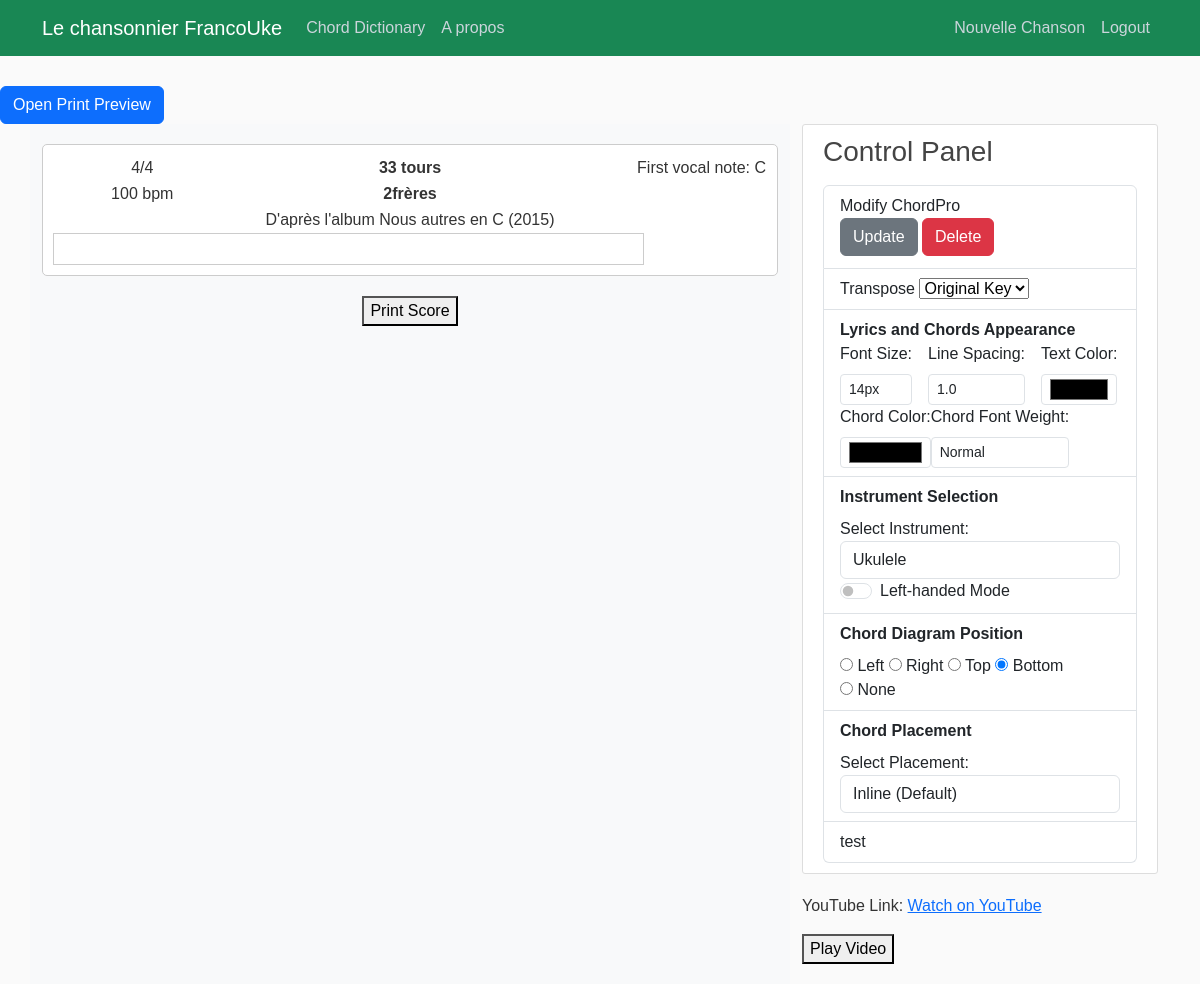
The app's page /score/253/ (signed in) with its own data.
### songbook/models.py (models this page shows, shortened)
class Song(models.Model):
    songTitle = models.CharField(max_length=100, blank=True, null=True)
    songChordPro = models.TextField()  # Original
    lyrics_with_chords = models.JSONField(null=True, blank=True)
    metadata = models.JSONField(blank=True, null=True)  # Stores metadata as JSON
    date_posted = models.DateField(default=timezone.now)
    contributor = models.ForeignKey(User, on_delete=models.CASCADE)
    abc_notation = models.TextField(blank=True, null=True, help_text="Optional ABC notation for this song.")
    tags = TaggableManager(blank=True)

### users/models.py (models this page shows)
class UserPreference(models.Model):
    user = models.OneToOneField(User, on_delete=models.CASCADE, related_name='userpreference')
    transpose_value = models.IntegerField(default=0)  # e.g., semitone adjustments
    font_size = models.CharField(max_length=5, default="14px")
    line_spacing = models.FloatField(default=1.2)
    text_color = models.CharField(max_length=7, default="#000000")  # Hex color
    chord_color = models.CharField(max_length=7, default="#FF0000")  # Hex color
    chord_weight = models.CharField(max_length=10, default="normal")
    instrument = models.CharField(
           max_length=20,
            choices=[
            ("guitar", "Guitar"),
            ("ukulele", "Ukulele"),
            ("baritone_ukulele", "Baritone Ukulele"),
            ("banjo", "Banjo"),
            ("mandolin", "Mandolin"),
        ],
           default="ukulele")
    is_lefty = models.BooleanField(default=False)
    chord_diagram_position = models.CharField(max_length=10, default="bottom")
    chord_placement = models.CharField(max_length=20, default="inline")

### songbook/views.py (the view)
# urls.py: path('score/<int:pk>/', ScoreView.as_view(),name='score'),
class ScoreView(DetailView):
    model = Song
    template_name = 'songbook/song_simplescore.html'  # Temporary template for experiments
    context_object_name = 'score'
    def get_context_data(self, **kwargs):
        context = super().get_context_data(**kwargs)
        if self.request.user.is_authenticated:
            preferences, created = UserPreference.objects.get_or_create(user=self.request.user)
            context["preferences"] = preferences
        else:
            context["preferences"] = None  # Handle unauthenticated users if necessary
        return context

### songbook/templates/songbook/song_simplescore.html (shortened to what this page needs)
{% load static %}
<!DOCTYPE html>
<html lang="en">
<head>
<link href="https://cdn.jsdelivr.net/npm/bootstrap@5.3.3/dist/css/bootstrap.min.css" rel="stylesheet">
    {% if pdf_generation %}
        <link rel="stylesheet" href="file://{{ STATIC_ROOT }}/songbook/main.css">
        <link rel="stylesheet" href="file://{{ STATIC_ROOT }}/songbook/song_simplescore.css">
    {% else %}
        <link rel="stylesheet" type="text/css" href="{% static 'songbook/main.css' %}">
        <link rel="stylesheet" href="{% static 'songbook/song_simplescore.css' %}">
    {% endif %}
</head>
<body>
    <header class="site-header">
        {% include "partials/_navbar.html" %}
      </header>
      <button type="button" class="btn btn-primary mt-3" data-bs-toggle="modal" data-bs-target="#printPreviewModal">
        Open Print Preview
    </button>
      <main role="main" class="container">
        <div class="row">
            <div class="col-8 bg-light">
                <div id="printableScore" style="background-color:#FFF; padding: 10px; border: 1px solid #ccc; border-radius: 5px; max-width: 800px; margin: 20px auto;">
                    <table id="song_header" table table-borderless style="width: 100%; margin: 0 auto; padding: 1;">
                        <tbody>
                            <tr style="height:fit-content;">
                                <td class="col-3">
                                    {% if score.metadata.timeSignature %}
                                        {{ score.metadata.timeSignature }}
                                    {% endif %}
                                </td>
                                <td class="col-6" style="text-align: center; font-weight: bolder;">{{ score.songTitle }}</td>
                                <td class="col-3" style="text-align: right;">
                                    {% if score.metadata.1stnote %}
                                        First vocal note: {{ score.metadata.1stnote }}
                                    {% endif %}
                                </td>
                            </tr>
                            <tr>
                                <td class="col-sm-3">
                                    {% if score.metadata.tempo %}
                                        {{ score.metadata.tempo }} bpm
                                {% endif %}
                                    </td>
                                <td class="col-sm-6" style="text-align: center; font-weight: bolder;">{{ score.metadata.artist }}</td>
                                <td class="col-sm-3"></td>
                            </tr>
                            <tr>
                                <td colspan="3" style="text-align: center; " id="recording">D'après l'album {{ score.metadata.album }} en {{ score.metadata.key }} ({{ score.metadata.year }})</td>
                            </tr>
                        </tbody>
                    </table>
                <div id="lyrics-and-chords" class="row">
                    <div class="col-10">
                        <div id="lyrics-container" class="lyrics-container">
                        </div>
                    </div>
                    <div id="right-chord-diagram-placeholder" class="col-2"></div>
                </div>
            </div>
        <button onclick="printDiv('printableScore')" style="display: block; margin: 20px auto;">Print Score</button>
        </div>
            <div class="col-4">
                {% include "partials/_control_panel.html" %}
            </div>
    </main>
</body>
</html>

### songbook/templates/partials/_control_panel.html (shortened to what this page needs)
{% load static %}
<div class="content-section">
    <h3>Control Panel</h3>
    <p class='text-muted'>
      <ul class="list-group">
        <li class="list-group-item list-group-item-heavy">Modify ChordPro<div>
          <a class="btn btn-secondary btn-sm-mt-1 mb-1" href ="{% url 'song-update' object.id %}">Update</a>
          <a class="btn btn-danger btn-sm-mt-1 mb-1" href ="{% url 'song-delete' object.id %}">Delete</a>
        </div>
        </li>
        <li class="list-group-item list-group-item-heavy">Transpose
          <select id="transpose-select" onchange="transposeSong(this.value)">
            <option value="0">Original Key</option>
        </select>
        </li>
        <li class="list-group-item list-group-item-heavy">
            <strong>Lyrics and Chords Appearance</strong>
            <div class="control-panel mt-12 d-flex flex-wrap align-items-center">
                <div class="me-3">
                    <label for="fontSize" class="form-label">Font Size:</label>
                    <select id="fontSize" onchange="updateStyle('fontSize', this.value)" class="form-control form-control-sm">
                        <option value="14px" {% if preferences.font_size == "14px" %}selected{% endif %}>14px</option>
                    </select>
                </div>
                <div class="me-3">
                    <label for="lineSpacing" class="form-label">Line Spacing:</label>
                    <select id="lineSpacing" onchange="updateStyle('lineHeight', this.value)" class="form-control form-control-sm">
                        <option value="1.0" {% if preferences.line_spacing == "1.0" %}selected{% endif %}>1.0</option>
                    </select>
                </div>
                <div class="me-8">
                    <label for="textColor" class="form-label">Text Color:</label>
                    <input type="color" id="textColor" onchange="updateStyle('color', this.value)" class="form-control form-control-sm">
                </div>
                <div class="me-8">
                    <label for="chordColor" class="form-label">Chord Color:</label>
                    <input type="color" id="chordColor" onchange="updateStyle('chordColor', this.value)" class="form-control form-control-sm">
                </div>
                <div class="me-8">
                    <label for="chordWeight" class="form-label">Chord Font Weight:</label>
                    <select id="chordWeight" onchange="updateStyle('chordWeight', this.value)" class="form-control form-control-sm">
                        <option value="normal">Normal</option>
                    </select>
                </div>
          </div>
      </li>
      <li class="list-group-item list-group-item-heavy">
          <strong>Instrument Selection</strong>
          <div class="control-panel mt-2">
              <label for="instrument-selector">Select Instrument:</label>
              <select id="instrument-selector" class="form-control">
                <option value="ukulele" {% if preferences.instrument == "ukulele" %}selected{% endif %}>Ukulele</option>
            </select>
          </div>
          <div class="form-check form-switch">
            <input class="form-check-input" type="checkbox" id="isLeftyToggle" onchange="updateLeftyMode()">
            <label class="form-check-label" for="isLeftyToggle">Left-handed Mode</label>
        </div>
      </li>
      <li class="list-group-item list-group-item-heavy">
          <strong>Chord Diagram Position</strong>
          <form id="layout-form" class="mt-2">
              <label>
                  <input type="radio" name="diagram-position" value="left"> Left
              </label>
              <label>
                  <input type="radio" name="diagram-position" value="right"> Right
              </label>
              <label>
                  <input type="radio" name="diagram-position" value="top"> Top
              </label>
              <label>
                  <input type="radio" name="diagram-position" value="bottom" checked> Bottom
              </label>
              <label>
                <input type="radio" name="diagram-position" value="none"> None
            </label>
          </form>
      </li>
      <li class="list-group-item list-group-item-heavy">
        <strong>Chord Placement</strong>
        <div class="control-panel mt-2">
            <label for="chord-placement">Select Placement:</label>
            <select id="chord-placement" class="form-control" onchange="updateChordPlacement(this.value)">
                <option value="inline" selected>Inline (Default)</option>
            </select>
        </div>
    </li>
    <li class="list-group-item list-group-item-heavy">test {{ item.song.metadata.youtube }}
    </li>
  </ul>
</div>
<div>
{% if score.metadata.youtube %}
    <p>YouTube Link: <a href="{{ score.metadata.youtube }}" target="_blank">Watch on YouTube</a></p>
    <button onclick="playSong('{{ score.metadata.youtube }}')">Play Video</button>
</div>
{% else %}
    <p>No YouTube video available for this song.</p>
{% endif %}
</div>

### songbook/static/songbook/main.css (style rules this page uses)
body { background: #fafafa; color: #333333; margin-top: 5rem; }
h1, h2, h3, h4, h5, h6 { color: #444444; }
ul { margin: 0; }
.content-section { background: #ffffff; padding: 10px 20px; border: 1px solid #dddddd; border-radius: 3px; margin-bottom: 20px; }
#fontSize, #textColor, #lineSpacing, #chordColor, #chordWeight { margin-right: 10px; }
.lyrics-container { line-height: 1.0; }

### songbook/static/songbook/song_simplescore.css (style rules this page uses)
body { font-family: Arial, sans-serif; padding-top: 70px; margin: 0; }
#song_header { width: 100%; border-collapse: collapse; margin-bottom: 10px; }
#song_header td { padding: 1px; text-align: center; border: 0px solid #ddd; background-color: #fff; }
#song_header td[colspan="3"] { text-align: center; }
#chord-container, .lyrics-container { border: 1px solid #ccc; padding: 5px; background-color: #f9f9f9; }
.lyrics-container { background-color: #fff; padding: 15px; flex-grow: 1; transition:all 0.3 ease; }
.row > div:not(.lyrics-container) { text-align: left; }
#recording { text-align: center; }

### records on screen
Song: metadata.timeSignature "4/4", songTitle "33 tours", metadata.1stnote "C", metadata.tempo "100", metadata.artist "2frères", metadata.album "Nous autres", metadata.key "C", metadata.year "2015"
UserPreference: font_size "14px", instrument "Ukulele"
